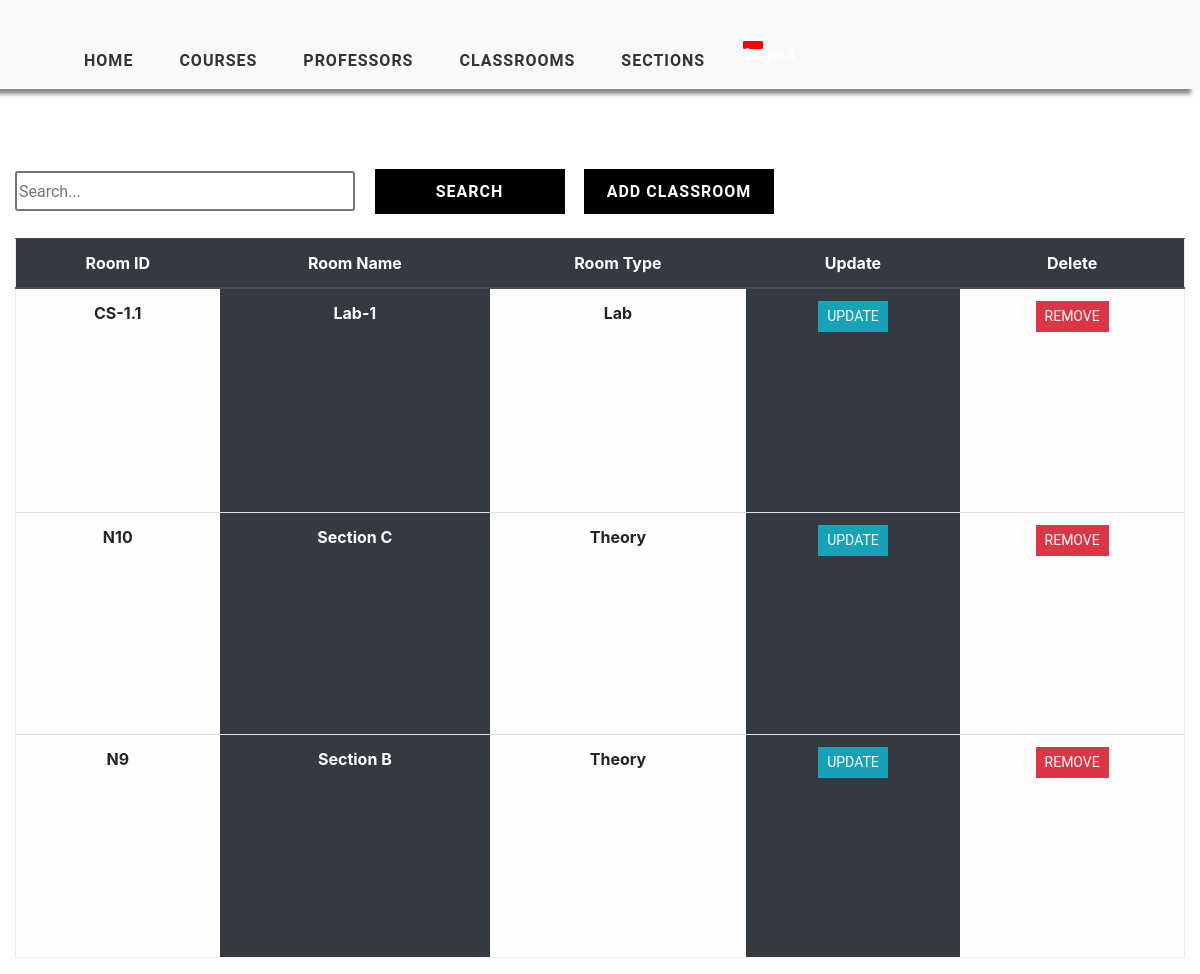
The app's page /classroom_view/ (signed in) with its own data.
### timetableapp/models.py (models this page shows, shortened)
class Classroom(models.Model):
    CLASSRoom_TYPE = (
        ('Theory', 'Theory'),
        ('Lab', 'Lab')
    )
    classroom_id = models.CharField(max_length=2000, primary_key=True)
    classroom_name = models.CharField(max_length=2000, null=True)
    classroom_type = models.CharField(max_length=2000, null=True, choices=CLASSRoom_TYPE)

### timetableapp/views.py (the view)
# urls.py: path('classroom_view/', views.ClassroomTable, name='classroom-view'),
@login_required(login_url='login')
def ClassroomTable(request):
    classrooms = Classroom.objects.all()
    context = {'classrooms': classrooms}
    return render(request, 'timetableapp/ClassroomTable.html', context)

### timetableapp/templates/timetableapp/ClassroomTable.html (shortened to what this page needs)
{% extends 'timetableapp/main.html' %}
{% load static %}
{% block content %}
    <div class="container-fluid">
    <div class="search">
        <input type="text" class="searchbox" placeholder="Search...">
        <input type="submit" value="Search" class="searchButton">
        <a href="{% url 'add-classroom' %}"><button class="searchButton">Add Classroom </button></a>
    </div>
	<div class="table-responsive-lg">
        <table class="table ">
            <thead class="thead-dark">
			<tr>
                <div class="header__item filter__link" >
                   <th scope="col" class="text-center">Room ID</th>
                </div>
                <div class="header__item filter__link">
                  <th class="text-center" scope="col">Room Name</th>
                </div>
                <div class="header__item filter__link">
                   <th class="text-center" scope="col">Room Type</th>
                </div>
                <div class="header__item filter__link">
                    <th class="text-center" scope="col"> Update</th>
                </div>
                <div class="header__item filter__link">
                     <th class="text-center" scope="col">Delete</th>
                </div>
			</tr>
            </thead>
                {% for classroom in classrooms %}
				<tr>
                        <th scope="row" class="table-light text-center">{{ classroom.classroom_id }}</th>
						<th scope="row" class="table-dark text-center"  >{{ classroom.classroom_name }}</th>
						<th scope="row" class="table-light text-center"> {{ classroom.classroom_type}}</th>
                        <th scope="row" class="table-dark text-center"> <a href="{% url 'update-classroom' classroom.classroom_id %}" class="btn btn-sm btn-info">Update</a></th>
                        <th scope="row" class="table-light text-center"> <a href="{% url 'delete-classroom' classroom.classroom_id %}" class="btn btn-sm btn-danger" >Remove</a></th>
					</tr>
                {% endfor %}
        </table>
</div>
    </div>
{% endblock %}

### static/css/style.css (style rules this page uses)
a { cursor: pointer; }

### static/css/tables.css (style rules this page uses)
*, *:before, *:after { box-sizing: border-box; }
body { font-family: "Roboto", sans-serif; margin: 0; }
.table { border: 1px solid #eeeeee; overflow-y: auto; overflow-x: auto; overflow-style: marquee-line; height: 720px; }
.table-data, .header__item { flex: 1 1 20%; text-align: center; font-family: Roboto, sans-serif; font-weight: bold; }
.header__item { text-transform: uppercase; }
.filter__link { color: white; text-decoration: none; position: relative; display: inline-block; padding-left: 24px; padding-right: 24px; }
.filter__link::after { content: ""; position: absolute; right: -18px; color: white; font-size: 12px; top: 50%; transform: translateY(-50%); }
.btn { border-radius: 0 !important; font-family: Roboto, sans-serif !important; text-transform: uppercase; }
.search { display: inline-block; }
.searchbox { width: 340px; height: 40px; border-style: solid; border-radius: 3px; font-family: Roboto, sans-serif; text-align: justify; }
.searchButton { width: 190px; height: 45px ; font-family: Roboto, sans-serif; text-transform: uppercase; letter-spacing: 1px; font-weight: bolder; color: white ; background: black; margin-left: 15px; margin-top: 40px; border-color: black ; border-radius: 0 ; border-style: solid; border-width: 3px ; }

### records on screen
Classroom: classroom_id "CS-1.1", classroom_name "Lab-1", classroom_type "Lab"
Classroom: classroom_id "N10", classroom_name "Section C", classroom_type "Theory"
Classroom: classroom_id "N9", classroom_name "Section B", classroom_type "Theory"
